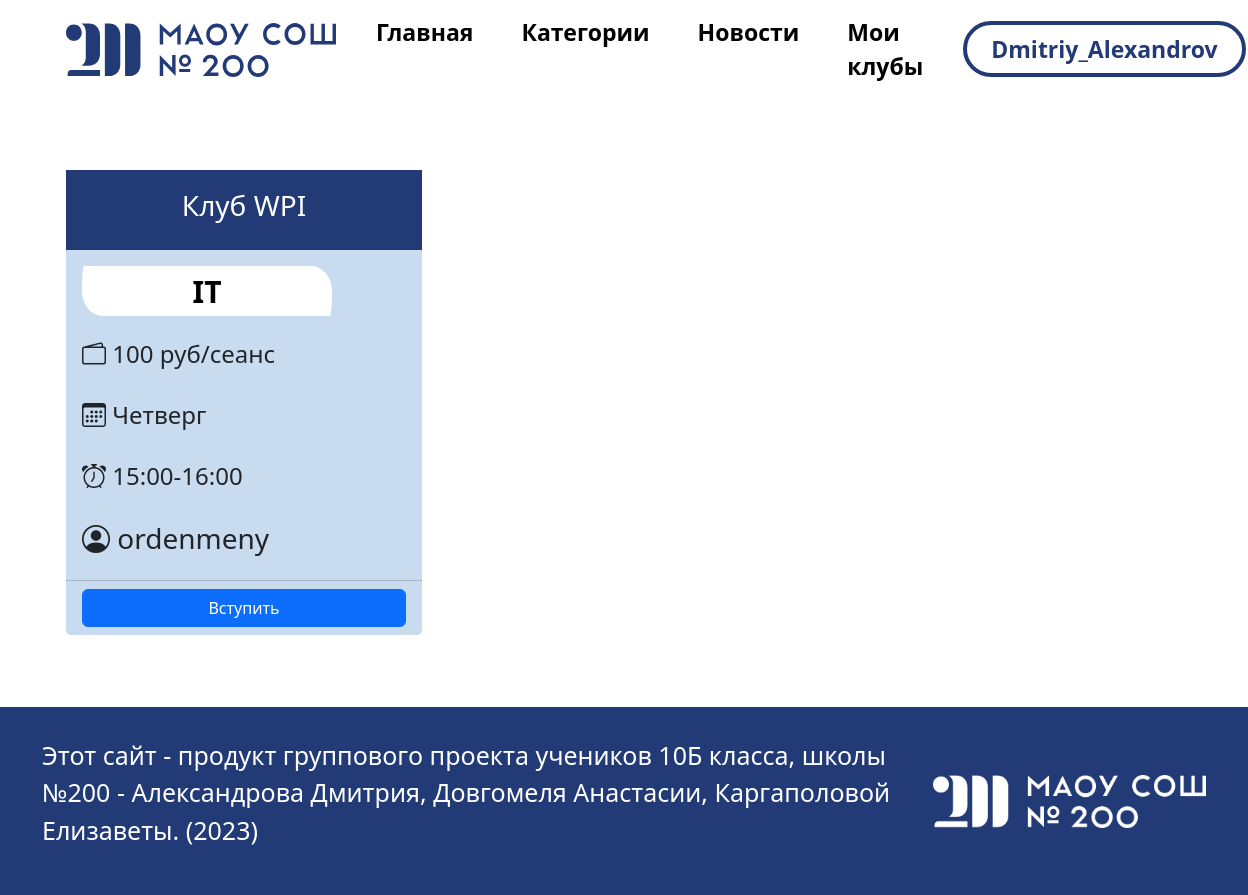
/list_club/it (signed in), run on the app's committed database.
### accounts/models.py (models this page shows)
class SignUpModel(AbstractUser):
    pass

### clubs_app/models.py (models this page shows, shortened)
class ClubModel(models.Model):
    manager = models.ForeignKey(
        settings.AUTH_USER_MODEL,
        on_delete=models.CASCADE, null=True, related_name='user_system')
    title_club = models.CharField(max_length=128, null=False, blank=False)
    cat_club = models.ForeignKey('CatClubModel', on_delete=models.CASCADE)
    info_club = models.TextField()
    days_event = models.CharField(max_length=100, null=True, blank=True)
    time_event = models.CharField(max_length=100, null=True, blank=True)
    price_club = models.CharField(max_length=256, null=True, blank=True)
    member = models.ManyToManyField(settings.AUTH_USER_MODEL, related_name='member_field')
    slug_club = models.SlugField(max_length=255, unique=True, null=True)
    class Meta:
        verbose_name = 'Клубы'
        verbose_name_plural = 'Клубы'
        ordering = ['-id']

class CatClubModel(models.Model):
    cat = models.CharField(max_length=128, verbose_name="Категория")
    slug = models.SlugField(max_length=255, unique=True)
    image = models.ImageField(upload_to='photos/', null=True)
    def __str__(self):
        return self.cat
    class Meta:
        verbose_name = 'Категории клубов'
        verbose_name_plural = 'Категории клубов'

### clubs_app/views.py (the view)
# urls.py: path('list_club/<slug:cat_slug>', list_club, name='list_club'),
@login_required
def list_club(request, cat_slug):
    club_model = ClubModel.objects.filter(cat_club=CatClubModel.objects.get(slug=cat_slug))
    context = {
        'club_model': club_model,
    }
    return render(request, template_name='clubs_app/list_club.html', context=context)

### clubs_app/templatetags/custom_filters.py (called while the page is built)
@register.filter
def split_string(value):
    return value.split(" ")

### clubs_app/templates/clubs_app/list_club.html (shortened to what this page needs)
{% extends 'clubs_app/base/base.html' %}
{% load static %}
{% block css %}
    <link rel="stylesheet" href="{% static 'css/style2.css' %}">
{% endblock %}
{% block content %}
    <br><br><br>
    <div class="container">
        <div class="row row-cols-1 row-cols-md-3 g-4">
            {% for club in club_model %}
                <div class="col ">
                    <div class="card h-100 list-club-table">
                        <div style="border: 1px solid #223a76; height:80px; background: #223a76"
                             class="d-flex align-items-center justify-content-center">
                            <h3 style="color:white !important;" class="">{{ club.title_club }}</h3>
                        </div>
                        <div class="card-body">
                            <div class="text-center d-flex align-items-center justify-content-center"
                                 style="background-color: white; border-radius: 10px 100px / 120px; height: 50px; width: 250px">
                                <a href="#" style="text-decoration: none; color: black"
                                   class="text-center intro-block-links">{{ club.cat_club }}</a>
                            </div>
                            <br>
                            {% if club.price_club %}
                                <h4><i class="bi bi-wallet2"></i> {{ club.price_club }}</h4><br>
                            {% endif %}
                            {% if club.days_event %}
                                <h4><i class="bi bi-calendar3"></i> {{ club.days_event }}</h4><br>
                            {% endif %}
                            {% if club.time_event %}
                                <h4><i class="bi bi-alarm"></i> {{ club.time_event }}</h4><br>
                            {% endif %}
                            <h3><i class="bi bi-person-circle"></i> {{ club.manager }}</h3>
                        </div>
                        <div class="card-footer" style="background: #c8dbef">
                            <a class="btn btn-primary  mx-auto" style="display: block" href="{% url 'clubs_app:join_club' club_id=club.pk %}">Вступить</a>
                        </div>
                    </div>
                </div>
            {% endfor %}
        </div>
    </div>
    <br><br><br>
{% endblock content %}

### clubs_app/templates/clubs_app/base/navbar.html (shortened to what this page needs)
{% load static %}
{% load custom_filters %}
<nav class="navbar navbar-expand-md height-navbar">
        <div class="container-xl container-lg-fluid container-900 container-sm">
          <a class="navbar-brand" href="{% url 'clubs_app:home_page' %}">
            <img src="{% static 'images/logos/logo.svg' %}" alt="Logo" class="d-inline-block align-text-top logo-adaptive">
          </a>
          <div class="collapse navbar-collapse" id="navbarSupportedContent">
            <ul class="navbar-nav ms-auto">
              <li class="nav-item">
                <a class="nav-link mx-xl-3 mx-lg-1" href="{% url 'clubs_app:home_page' %}">Главная</a>
              </li>
              <li class="nav-item">
                <a class="nav-link mx-xl-3 mx-lg-1" href="#">Категории</a>
              </li>
              <li class="nav-item">
                <a class="nav-link mx-xl-3 mx-lg-1" href="#">Новости</a>
              </li>
                <li class="nav-item">
                <a class="nav-link mx-xl-3 mx-lg-1" href="#">Мои клубы</a>
              </li>
            </ul>
            <ul class="navbar-nav ms-auto">
                {% if user.is_authenticated %}
              <li class="nav-item mx-xl-3 mx-md-1 btn-lg">
                    <a href="{% url 'login' %}" class="nav-link btn btn-signin rounded-pill ps-4 pe-4 pt-2 pb-2" type="submit">{{ user.username |split_string|first|truncatechars:20 }}</a>
                </li>
              {% endif %}
            </ul>
          </div>
        </div>
      </nav>

### clubs_app/static/css/main.css (style rules this page uses)
.nav-link { color: black; font-weight: 600; }
.btn-signin { background-color: #ffffff; color: #223A76; border-radius:20%; border:4px solid #223A76; line-height: normal; }
@media (min-width: 1200px) { .nav-link { font-size: 25px; } }
@media (min-width: 1070px) and (max-width: 1999px) { .nav-link { font-size: 23px; } }
@media (min-width: 768px) { .height-navbar { height: 98px; } }
.intro-block-links { text-decoration: none; text-align: center; color: black; font-size: 30px; font-weight: 600; }
.card { border: none; }

### clubs_app/static/css/style2.css (style rules this page uses)
.list-club-table { background: #c8dbef; }

### data on the page
SignUpModel: username|split_string "Dmitriy_Alexandrov"
ClubModel: title_club "Клуб WPI", cat_club "IT", price_club "100 руб/сеанс", days_event "Четверг", time_event "15:00-16:00", manager "ordenmeny"
